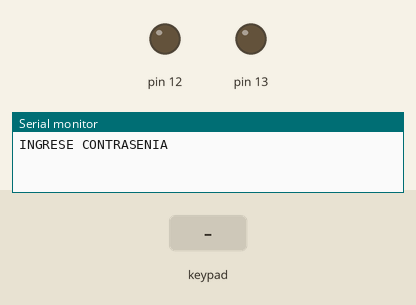
This sketch was run on a simulated Arduino Uno, built with avr-gcc and run on an emulated ATmega328P. Shown: output pins drawn as LEDs (lit = HIGH), the last lines printed to the serial monitor. The test bench sets the inputs (shaded band).

Above: at 1.2 s.
1.3 s: keypad keys 4 5 6 7 8 6 pressed 0.4 s apart
At 3.6 s:
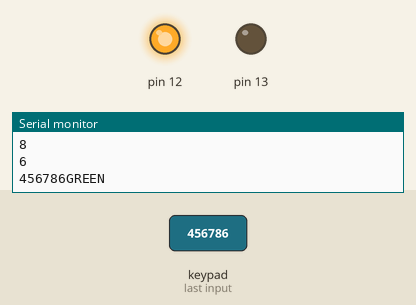
5.2 s: keypad keys 1 3 9 7 2 2 pressed 0.4 s apart
At 7.5 s:
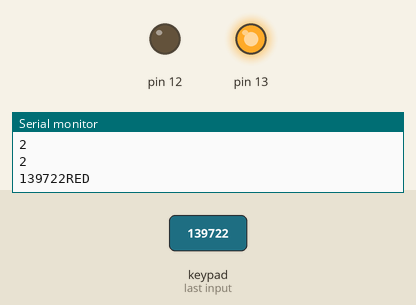
Timing chart, 0 to 9.0 s (numbered marks = the images above; inputs shaded):
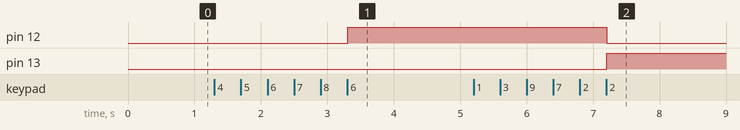

The sketch:

teclado_de_seguridad.ino.ino
```cpp
#include <Keypad.h>

const byte ROWS = 4; //Para filas
const byte COLS = 4; //Para columnas
char keys [ROWS][COLS]={
  {'1','2','3','A'},
  {'4','5','6','B'},
  {'7','8','9','C'},
  {'*','0','#','D'},
};
byte rowPins[ROWS]={9,8,7,6};//conectar las columnas
byte colPins[COLS]={5,4,3,2};//conecto los pines a las filas

Keypad keypad = Keypad{makeKeymap(keys),rowPins,colPins,ROWS,COLS};
char password[7];
char rpassword[7]="456786";
byte index=0;

void setup(){
  Serial.begin(9600);
  Serial.print("INGRESE CONTRASENIA\n");
  pinMode(12,OUTPUT);
  pinMode(13,OUTPUT);
}
void loop(){
  char key=keypad.getKey();
    if(key!= NO_KEY){//no se ha apretado ninguna tecla
    Serial.println(key);
    password[index]=key;
    index++;
  }
  if (index==6){
    byte check =0;
      for(int i=0;i<6;i++){
        Serial.print(password[i]);
        if(password[i]==rpassword[i]){
          check++;
        }
      }
    if(check == 6){
      digitalWrite(12,HIGH);
      digitalWrite(13,LOW);
      Serial.println("GREEN");
    }else{
      digitalWrite(13,HIGH);
      digitalWrite(12,LOW);
      Serial.println("RED");
    }
    index=0;
  }
}
```

Measured:
- after the input at 1.3 s, pin 12: LOW → HIGH after 2.0 s
- after the input at 5.2 s, pin 12: HIGH → LOW after 2.0 s; pin 13: LOW → HIGH after 2.0 s
